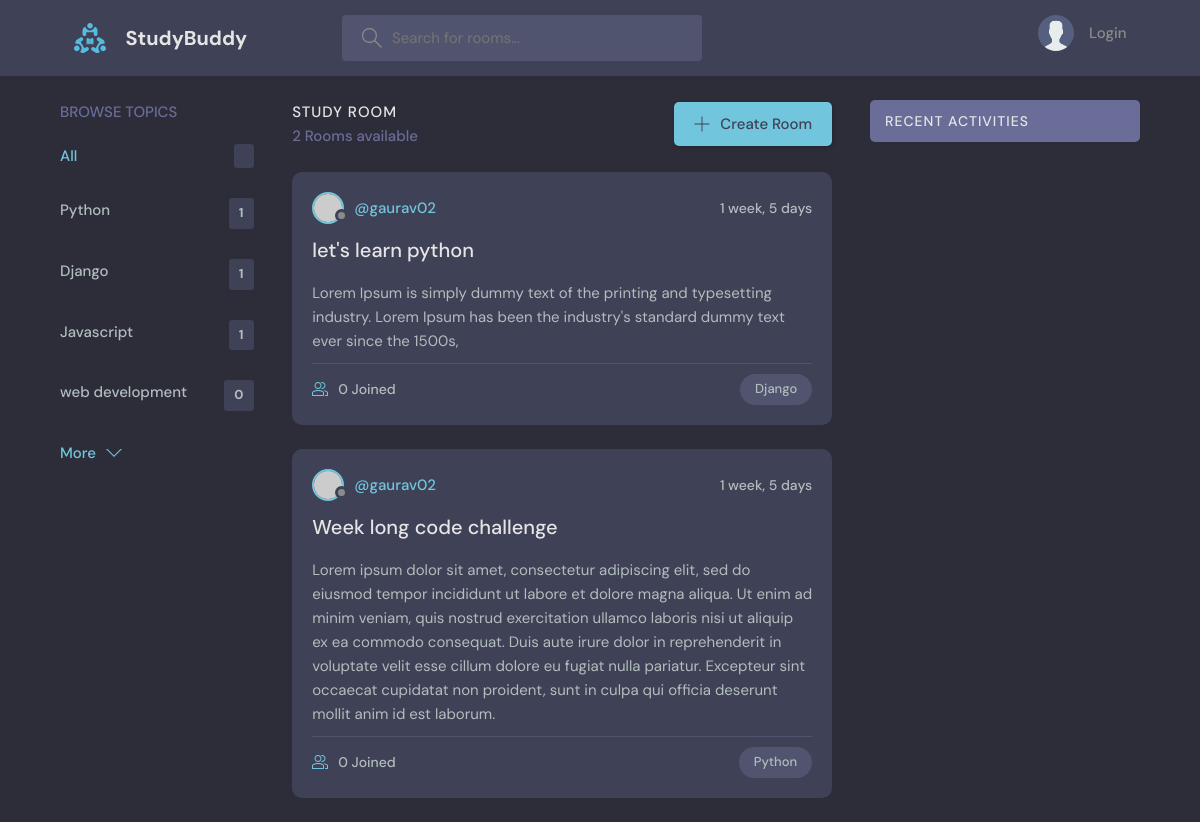
The app's page /?q=Python, older data.
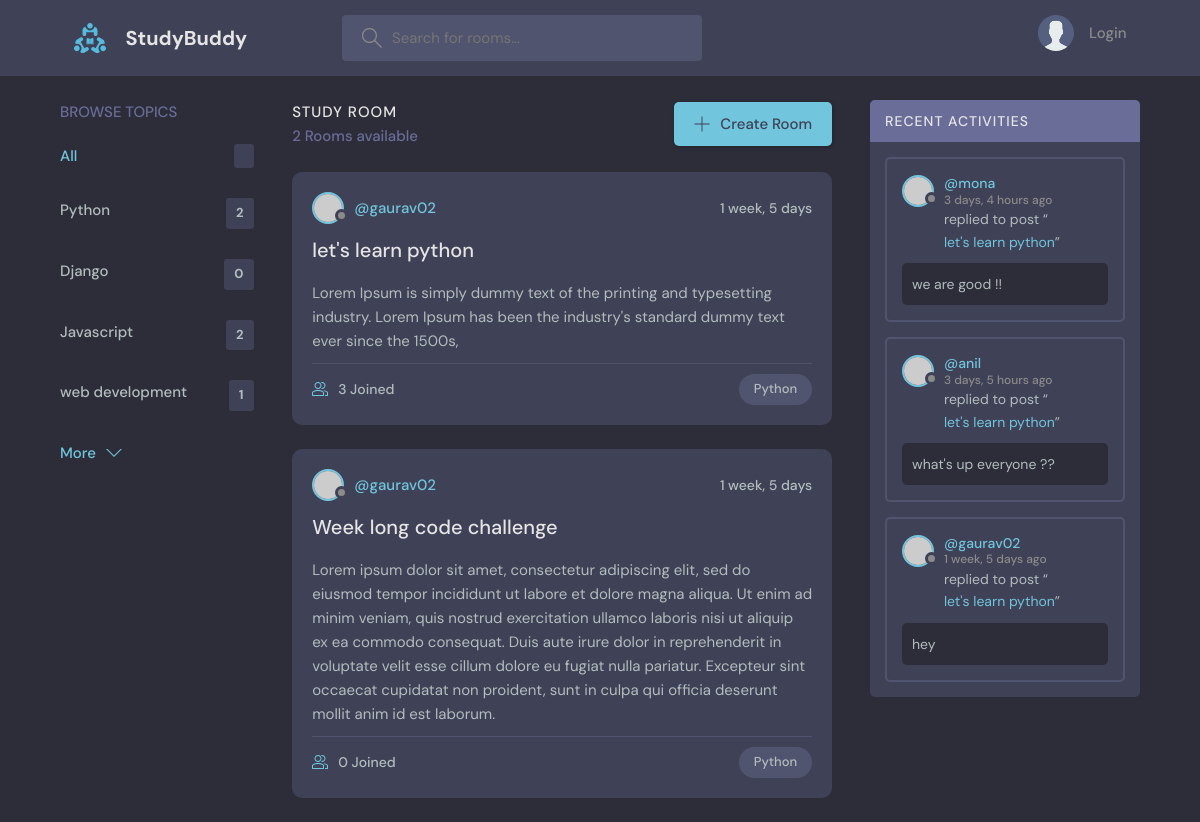
The same page, newer data.
### projects/models.py (models this page shows, shortened)
class Topic(models.Model):
    name = models.CharField(max_length=200)

class Room(models.Model):
    host = models.ForeignKey(User, on_delete=models.SET_NULL, null=True)
    topic = models.ForeignKey(Topic, on_delete=models.SET_NULL, null=True)
    name = models.CharField(max_length=200)
    description = models.TextField(null=True, blank=True)
    participants = models.ManyToManyField(
        User, related_name='participants', blank=True)
    updated = models.DateTimeField(auto_now=True)
    created = models.DateTimeField(auto_now_add=True)
    class Meta:
        ordering = ['-updated', '-created']
    def __str__(self):
        return self.name

class Message(models.Model):
    user = models.ForeignKey(User, on_delete=models.CASCADE)
    room = models.ForeignKey(Room, on_delete=models.CASCADE)
    body = models.TextField()
    updated = models.DateTimeField(auto_now=True)
    created = models.DateTimeField(auto_now_add=True)
    def __str__(self):
        return self.body[0:50]

### projects/views.py (the view)
# urls.py: path('', views.home, name="home"),
def home(request):
    if request.GET.get('q'):
        q = request.GET.get('q')
    else:
        q = ''
    rooms = Room.objects.filter(
        Q(topic__name__icontains=q) |
        Q(name__icontains=q) |
        Q(description__icontains=q)
    )
    room_count = rooms.count()
    room_messages = Message.objects.filter(
        Q(room__topic__name__icontains=q)).order_by('-created')
    topics = Topic.objects.all()
    context = {'rooms': rooms, 'topics': topics,
               'room_count': room_count, 'room_messages': room_messages}
    return render(request, 'projects/home.html', context)

### projects/templates/projects/home.html (shortened to what this page needs)
{% extends 'main.html' %}
{% block content %}
<main class="layout layout--3">
    <div class="container">
        {% include 'projects/topic_components.html' %}
        <div class="roomList">
            <div class="roomList__header">
                <div>
                    <h2>Study Room</h2>
                    <p>{{room_count}} Rooms available</p>
                </div>
                <a class="btn btn--main" href="{%url 'create-room' %}">
                    <svg version="1.1" xmlns="http://www.w3.org/2000/svg" width="32" height="32" viewBox="0 0 32 32">
                        <title>add</title>
                        <path
                            d="M16.943 0.943h-1.885v14.115h-14.115v1.885h14.115v14.115h1.885v-14.115h14.115v-1.885h-14.115v-14.115z">
                        </path>
                    </svg>
                    Create Room
                </a>
            </div>
            {% include 'projects/feed_component.html' %}
        </div>
        {% include 'projects/activity_component.html' %}
    </div>
</main>
{% endblock %}

### projects/templates/projects/topic_components.html
<div class="topics">
    <div class="topics__header">
        <h2>Browse Topics</h2>
    </div>
    <ul class="topics__list">
        <li>
            <a href="{% url 'home' %}" class="active">All <span>{{topic.count}}</span></a>
        </li>
        {% for topic in topics %}
        <li>
            <a href="{% url 'home'%}?q={{topic.name}}">{{topic.name}}<span>{{topic.room_set.all.count}}</span></a>
        </li>
        {% endfor %}
    </ul>
    <a class="btn btn--link" href="topics.html">
        More
        <svg version="1.1" xmlns="http://www.w3.org/2000/svg" width="32" height="32" viewBox="0 0 32 32">
            <title>chevron-down</title>
            <path d="M16 21l-13-13h-3l16 16 16-16h-3l-13 13z"></path>
        </svg>
    </a>
</div>

### projects/templates/projects/feed_component.html (shortened to what this page needs)
{% for room in rooms %}
<div class="roomListRoom">
    <div class="roomListRoom__header">
        <a href="{% url 'user-profile' room.host.id %}" class="roomListRoom__author">
            <div class="avatar avatar--small">
                <img src="https://randomuser.me/api/portraits/women/11.jpg" />
            </div>
            <span>@{{room.host.username}}</span>
        </a>
        <div class="roomListRoom__actions">
            <span>{{room.created|timesince}}</span>
        </div>
    </div>
    <div class="roomListRoom__content">
        <a href="{% url 'room' room.id %}">{{room.name}}</a>
        <p>{{room.description}}</p>
    </div>
    <div class="roomListRoom__meta">
        <a href="{% url 'room' room.id %}" class="roomListRoom__joined">
            {{room.participants.all.count}} Joined
        </a>
        <p class="roomListRoom__topic">{{room.topic.name}}</p>
    </div>
</div>
{% endfor %}

### projects/templates/projects/activity_component.html
<div class="activities">
    <div class="activities__header">
        <h2>Recent Activities</h2>
    </div>
    {% for message in room_messages %}
    <div class="activities__box">
        <div class="activities__boxHeader roomListRoom__header">
            <a href="{% url 'user-profile' message.user.id %}" class="roomListRoom__author">
                <div class="avatar avatar--small">
                    <img src="https://randomuser.me/api/portraits/women/11.jpg" />
                </div>
                <p>
                    @{{message.user}}
                    <span>{{message.created|timesince}} ago</span>
                </p>
            </a>
        </div>
        <div class="activities__boxContent">
            <p>replied to post “<a href="{% url 'room' message.room.id %}">{{message.room}}</a>”</p>
            <div class="activities__boxRoomContent">
                {{message}}
            </div>
        </div>
    </div>
    {% endfor %}
</div>

Row changes from the older to the newer data that the page shows:
computed for Topic "Python": room_set.all.count "1" → "2"
computed for Topic "Django": room_set.all.count "1" → "0"
computed for Topic "Javascript": room_set.all.count "1" → "2"
computed for Topic "web development": room_set.all.count "0" → "1"
changed Room "let's learn python": participants.all.count "0" → "3"; topic.name "Django" → "Python"
added Message: user "mona", created "3 days, 4 hours", room "let's learn python", body "we are good !!"
added Message: user "anil", created "3 days, 5 hours", room "let's learn python", body "what's up everyone ??"
now on this page (row unchanged): Message: user "gaurav02", created "1 week, 5 days", room "let's learn python", body "hey"
